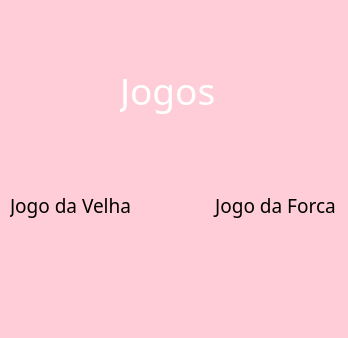
<?xml version="1.0" encoding="UTF-8"?>
<ui version="4.0">
 <class>MainWindow</class>
 <widget class="QMainWindow" name="MainWindow">
  <property name="geometry">
   <rect>
    <x>0</x>
    <y>0</y>
    <width>348</width>
    <height>338</height>
   </rect>
  </property>
  <property name="windowTitle">
   <string>MainWindow</string>
  </property>
  <property name="styleSheet">
   <string notr="true">background-color:rgb(255, 205, 216);</string>
  </property>
  <widget class="QWidget" name="centralwidget">
   <widget class="QLabel" name="label">
    <property name="geometry">
     <rect>
      <x>120</x>
      <y>60</y>
      <width>111</width>
      <height>61</height>
     </rect>
    </property>
    <property name="font">
     <font>
      <family>Old English Text MT</family>
      <pointsize>28</pointsize>
     </font>
    </property>
    <property name="styleSheet">
     <string notr="true">background-color: transparent;
color: white;</string>
    </property>
    <property name="text">
     <string>Jogos</string>
    </property>
   </widget>
   <widget class="QPushButton" name="pushButton_2">
    <property name="geometry">
     <rect>
      <x>210</x>
      <y>180</y>
      <width>131</width>
      <height>51</height>
     </rect>
    </property>
    <property name="font">
     <font>
      <family>Old English Text MT</family>
      <pointsize>14</pointsize>
     </font>
    </property>
    <property name="styleSheet">
     <string notr="true">color: rgb(0, 0, 0);
border-color: rgb(255, 255, 255);
border-radius: 15px;</string>
    </property>
    <property name="text">
     <string>Jogo da Forca</string>
    </property>
   </widget>
   <widget class="QPushButton" name="pushButton_3">
    <property name="geometry">
     <rect>
      <x>10</x>
      <y>180</y>
      <width>121</width>
      <height>51</height>
     </rect>
    </property>
    <property name="font">
     <font>
      <family>Old English Text MT</family>
      <pointsize>14</pointsize>
     </font>
    </property>
    <property name="styleSheet">
     <string notr="true">border-color: rgb(255, 255, 255);
color: rgb(0, 0, 0);
border-radius: 15px;</string>
    </property>
    <property name="text">
     <string>Jogo da Velha</string>
    </property>
   </widget>
   <widget class="QLabel" name="label_3">
    <property name="geometry">
     <rect>
      <x>-60</x>
      <y>0</y>
      <width>471</width>
      <height>361</height>
     </rect>
    </property>
    <property name="text">
     <string/>
    </property>
    <property name="pixmap">
     <pixmap>hqdefault.jpg</pixmap>
    </property>
    <property name="scaledContents">
     <bool>true</bool>
    </property>
   </widget>
   <zorder>label_3</zorder>
   <zorder>label</zorder>
   <zorder>pushButton_2</zorder>
   <zorder>pushButton_3</zorder>
  </widget>
 </widget>
 <resources/>
 <connections/>
</ui>
